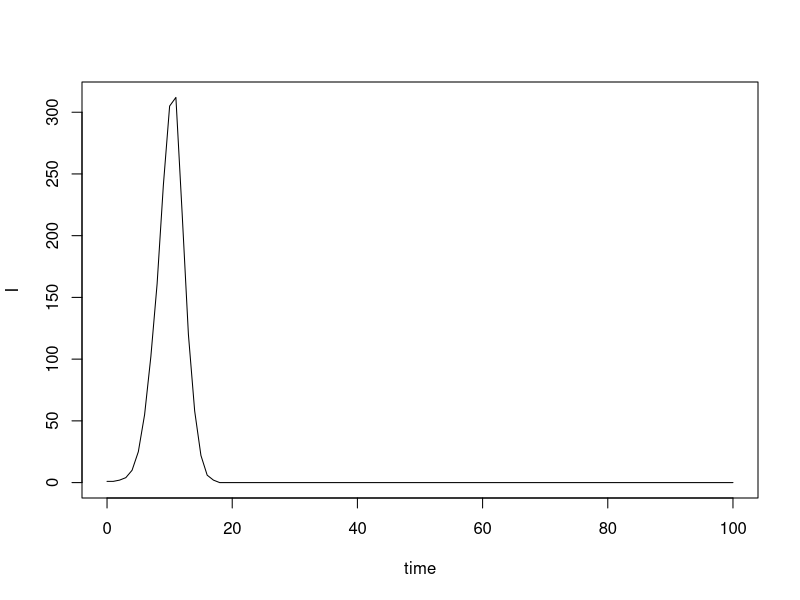
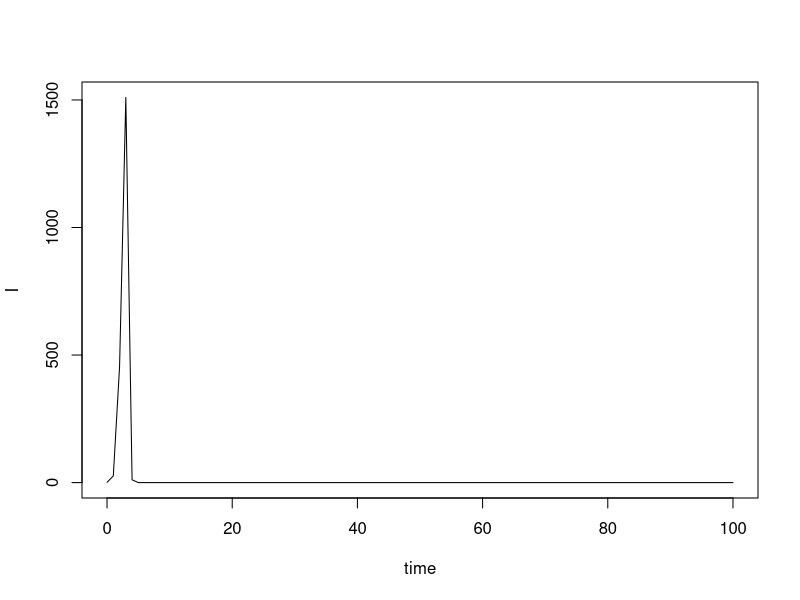
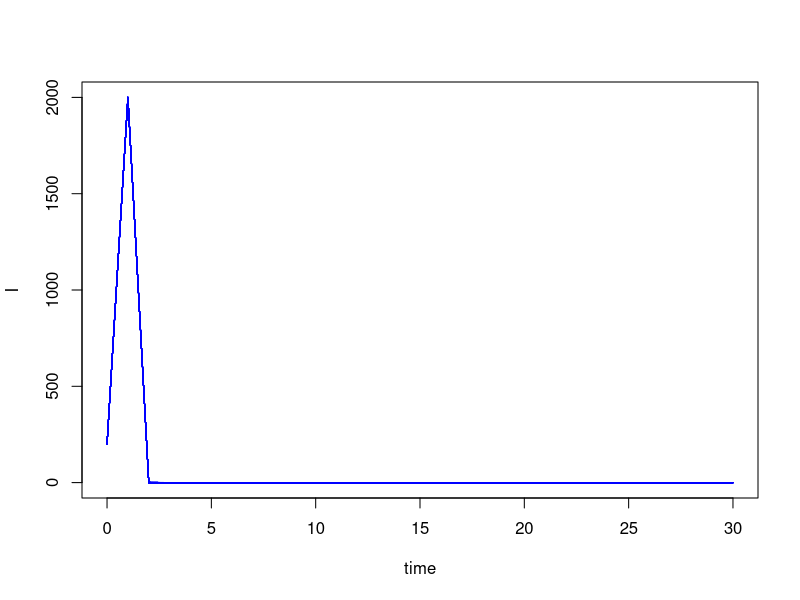
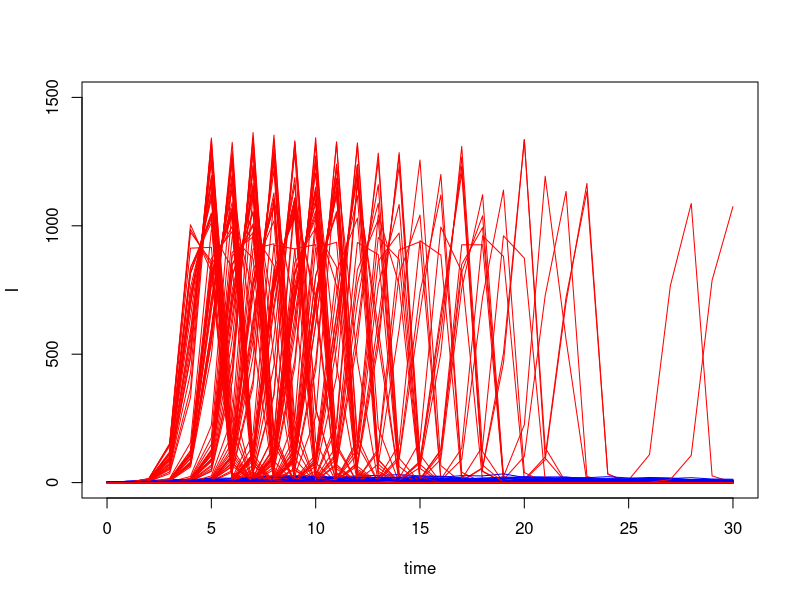

Write the R code that produced these figures, in order.
# Working script for this workshop
# Find it at https://github.com/ecohealthalliance/2019-06-06-ehn-workshop
#
# Launch the work environment at http://mybinder.org/v2/gh/ecohealthalliance/2019-06-06-ehn-workshop/master?urlpath=rstudio



state_0 = c(S=2000, I = 1)
state_0
params = c(beta = 0.001)

binomial_chain_step = function(state, parameters) {
  S = state["S"]
  I = state["I"]
  beta = parameters["beta"]
  I_next = rbinom(n = 1, size = S, prob = 1 - exp(-beta*I))
  S_next = S - I_next
  state_next = c(S = S_next, I = I_next)
  return(state_next)
}

binomial_chain_step(state_0, params)

binomial_chain_simulate = function(state, parameters, n_steps) {
  output = matrix(nrow = n_steps + 1, ncol = 3)
  output[1,1] = 0
  output[1,2] = state["S"]
  output[1,3] = state["I"]
  colnames(output) <- c("time", "S", "I")
  for (step in 1:n_steps) {
    output[step + 1, 1] = step
    output[step + 1, 2:3] = binomial_chain_step(output[step, 2:3], parameters)
  }
  return(output)
}
params = c(beta=0.001)
binomial_chain_simulate(state_0, params, 10)
results <- binomial_chain_simulate(state_0, params, 100)
plot(I~time, data=results, type="l")
params
state_0
params = c(beta=0.01)
results2 <- binomial_chain_simulate(state_0, params, 100)
plot(I~time, data=results2, type="l")

n_sims = 100
n_steps = 30

state_0 = c(S=2000, I=200)
params = c(beta=0.05)
results_all = list()
for (k in 1:n_sims) {
  results_all[[k]] = binomial_chain_simulate(state_0, params, n_steps)
}

plot(c(0,30), c(0,2000), type="n", xlab="time", ylab="I")
for (k in 1:n_sims) {
  lines(I~time, data=results_all[[k]], type="l", col="blue")
}

## Two-species model

state2_0 = c(S1 = 2000, I1 = 1, S2 = 2000, I2 = 0)
parameters2 = c(beta1 = 0.001, beta2 = 0.001, beta12 = 0.0001)

binomial_chain_step2 = function(state, parameters) {
  S1 = state["S1"]
  S2 = state["S2"]
  I1 = state["I1"]
  I2 = state["I2"]
  beta1 = parameters["beta1"]
  beta2 = parameters["beta2"]
  beta12 = parameters["beta12"]
  I1_next = rbinom(n = 1, size = S1, prob= 1 -exp(-beta1 * I1))
  S1_next = S1 - I1_next
  I2_next = rbinom(n = 1, size = S2, prob = 1 - exp(-(beta2 * I2 + beta12 * I1)))
  S2_next = S2 - I2_next
  return(c(S1_next, I1_next, S2_next, I2_next))
}
binomial_chain_step2(state2_0, parameters2)

binomial_chain_simulate2 = function(state, parameters, n_steps) {
  output = matrix(nrow = n_steps + 1, ncol = 5)
  colnames(output) <- c("time", "S1", "I1", "S2", "I2")
  output[1,1] <- 0
  output[1, 2:5] <- state
  for (step in 1:n_steps) {
    output[step + 1, 1] <- step
    output[step +1, 2:5] <- binomial_chain_step2(output[step, 2:5], parameters)
  }
  return(output)
}

binomial_chain_simulate2(state2_0, parameters2, 100)

n_sims = 1000
n_steps = 30

state2_0 = c(S1 = 2000, I1 = 1, S2 = 2000, I2 = 0)
parameters2 = c(beta1 = 0.0005, beta2 = 0.005, beta12 = 0.00001)
results_all2 = list()
for (k in 1:n_sims) {
  results_all2[[k]] = binomial_chain_simulate2(state2_0, parameters2, n_steps)
}

plot(c(0,30), c(0,1500), type="n", xlab="time", ylab="I")
for (k in 1:n_sims) {
  lines(I1~time, data=results_all2[[k]], type="l", col="blue")
  lines(I2~time, data=results_all2[[k]], type="l", col="red")
}


